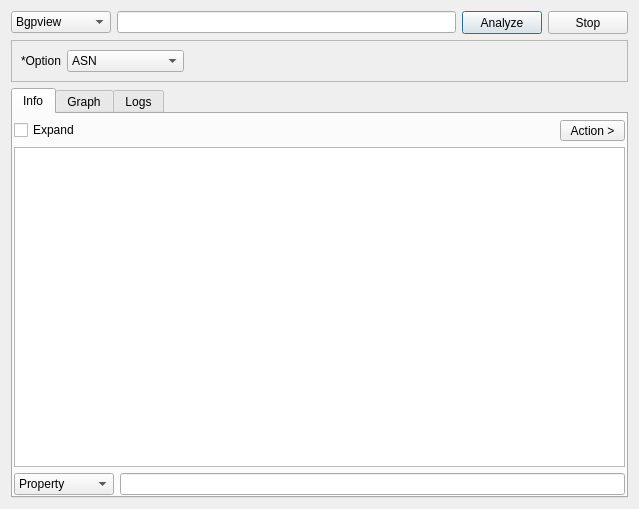
<?xml version="1.0" encoding="UTF-8"?>
<ui version="4.0">
 <class>ASNTool</class>
 <widget class="QDialog" name="ASNTool">
  <property name="geometry">
   <rect>
    <x>0</x>
    <y>0</y>
    <width>639</width>
    <height>509</height>
   </rect>
  </property>
  <property name="windowTitle">
   <string>ASN Tool</string>
  </property>
  <layout class="QVBoxLayout" name="verticalLayout_3">
   <item>
    <layout class="QHBoxLayout" name="horizontalLayout_2">
     <item>
      <widget class="QComboBox" name="comboBoxEngine">
       <property name="minimumSize">
        <size>
         <width>100</width>
         <height>0</height>
        </size>
       </property>
       <item>
        <property name="text">
         <string>Bgpview</string>
        </property>
       </item>
       <item>
        <property name="text">
         <string>Country</string>
        </property>
       </item>
      </widget>
     </item>
     <item>
      <widget class="QLineEdit" name="lineEditTarget"/>
     </item>
     <item>
      <widget class="QPushButton" name="buttonAnalyze">
       <property name="minimumSize">
        <size>
         <width>75</width>
         <height>23</height>
        </size>
       </property>
       <property name="text">
        <string>Analyze</string>
       </property>
      </widget>
     </item>
     <item>
      <widget class="QPushButton" name="buttonStop">
       <property name="minimumSize">
        <size>
         <width>75</width>
         <height>23</height>
        </size>
       </property>
       <property name="text">
        <string>Stop</string>
       </property>
      </widget>
     </item>
    </layout>
   </item>
   <item>
    <widget class="QFrame" name="frame">
     <property name="frameShape">
      <enum>QFrame::StyledPanel</enum>
     </property>
     <property name="frameShadow">
      <enum>QFrame::Raised</enum>
     </property>
     <layout class="QHBoxLayout" name="horizontalLayout">
      <item>
       <widget class="QLabel" name="label">
        <property name="text">
         <string>*Option</string>
        </property>
       </widget>
      </item>
      <item>
       <widget class="QComboBox" name="comboBoxOption">
        <property name="minimumSize">
         <size>
          <width>100</width>
          <height>0</height>
         </size>
        </property>
        <item>
         <property name="text">
          <string>ASN</string>
         </property>
        </item>
        <item>
         <property name="text">
          <string>ASN PEERS</string>
         </property>
        </item>
        <item>
         <property name="text">
          <string>ASN PREFIXES</string>
         </property>
        </item>
       </widget>
      </item>
      <item>
       <spacer name="horizontalSpacer">
        <property name="orientation">
         <enum>Qt::Horizontal</enum>
        </property>
        <property name="sizeHint" stdset="0">
         <size>
          <width>40</width>
          <height>20</height>
         </size>
        </property>
       </spacer>
      </item>
     </layout>
    </widget>
   </item>
   <item>
    <widget class="QTabWidget" name="tabWidget">
     <property name="currentIndex">
      <number>0</number>
     </property>
     <widget class="QWidget" name="tabInfo">
      <attribute name="title">
       <string>Info</string>
      </attribute>
      <layout class="QVBoxLayout" name="verticalLayout">
       <property name="leftMargin">
        <number>1</number>
       </property>
       <property name="topMargin">
        <number>6</number>
       </property>
       <property name="rightMargin">
        <number>1</number>
       </property>
       <property name="bottomMargin">
        <number>1</number>
       </property>
       <item>
        <layout class="QHBoxLayout" name="horizontalLayout_3">
         <item>
          <widget class="QCheckBox" name="checkBoxExpand">
           <property name="text">
            <string>Expand</string>
           </property>
          </widget>
         </item>
         <item>
          <spacer name="horizontalSpacer_2">
           <property name="orientation">
            <enum>Qt::Horizontal</enum>
           </property>
           <property name="sizeHint" stdset="0">
            <size>
             <width>40</width>
             <height>20</height>
            </size>
           </property>
          </spacer>
         </item>
         <item>
          <widget class="QToolButton" name="buttonAction">
           <property name="minimumSize">
            <size>
             <width>65</width>
             <height>20</height>
            </size>
           </property>
           <property name="text">
            <string>Action &gt;</string>
           </property>
          </widget>
         </item>
        </layout>
       </item>
       <item>
        <widget class="QTreeView" name="treeResults">
         <property name="acceptDrops">
          <bool>false</bool>
         </property>
         <property name="alternatingRowColors">
          <bool>true</bool>
         </property>
         <property name="selectionMode">
          <enum>QAbstractItemView::SingleSelection</enum>
         </property>
         <attribute name="headerCascadingSectionResizes">
          <bool>true</bool>
         </attribute>
         <attribute name="headerMinimumSectionSize">
          <number>200</number>
         </attribute>
         <attribute name="headerDefaultSectionSize">
          <number>300</number>
         </attribute>
         <attribute name="headerHighlightSections">
          <bool>true</bool>
         </attribute>
        </widget>
       </item>
       <item>
        <layout class="QHBoxLayout" name="horizontalLayout_4">
         <item>
          <widget class="QComboBox" name="comboBoxFilter">
           <property name="minimumSize">
            <size>
             <width>100</width>
             <height>0</height>
            </size>
           </property>
           <item>
            <property name="text">
             <string>Property</string>
            </property>
           </item>
           <item>
            <property name="text">
             <string>Value</string>
            </property>
           </item>
          </widget>
         </item>
         <item>
          <widget class="QLineEdit" name="lineEditFilter"/>
         </item>
        </layout>
       </item>
      </layout>
     </widget>
     <widget class="QWidget" name="tabGraph">
      <attribute name="title">
       <string>Graph</string>
      </attribute>
     </widget>
     <widget class="QWidget" name="tabLogs">
      <attribute name="title">
       <string>Logs</string>
      </attribute>
      <layout class="QVBoxLayout" name="verticalLayout_2">
       <property name="leftMargin">
        <number>1</number>
       </property>
       <property name="topMargin">
        <number>6</number>
       </property>
       <property name="rightMargin">
        <number>1</number>
       </property>
       <property name="bottomMargin">
        <number>1</number>
       </property>
       <item>
        <widget class="QPlainTextEdit" name="plainTextEditLogs"/>
       </item>
      </layout>
     </widget>
    </widget>
   </item>
  </layout>
 </widget>
 <resources/>
 <connections/>
</ui>
